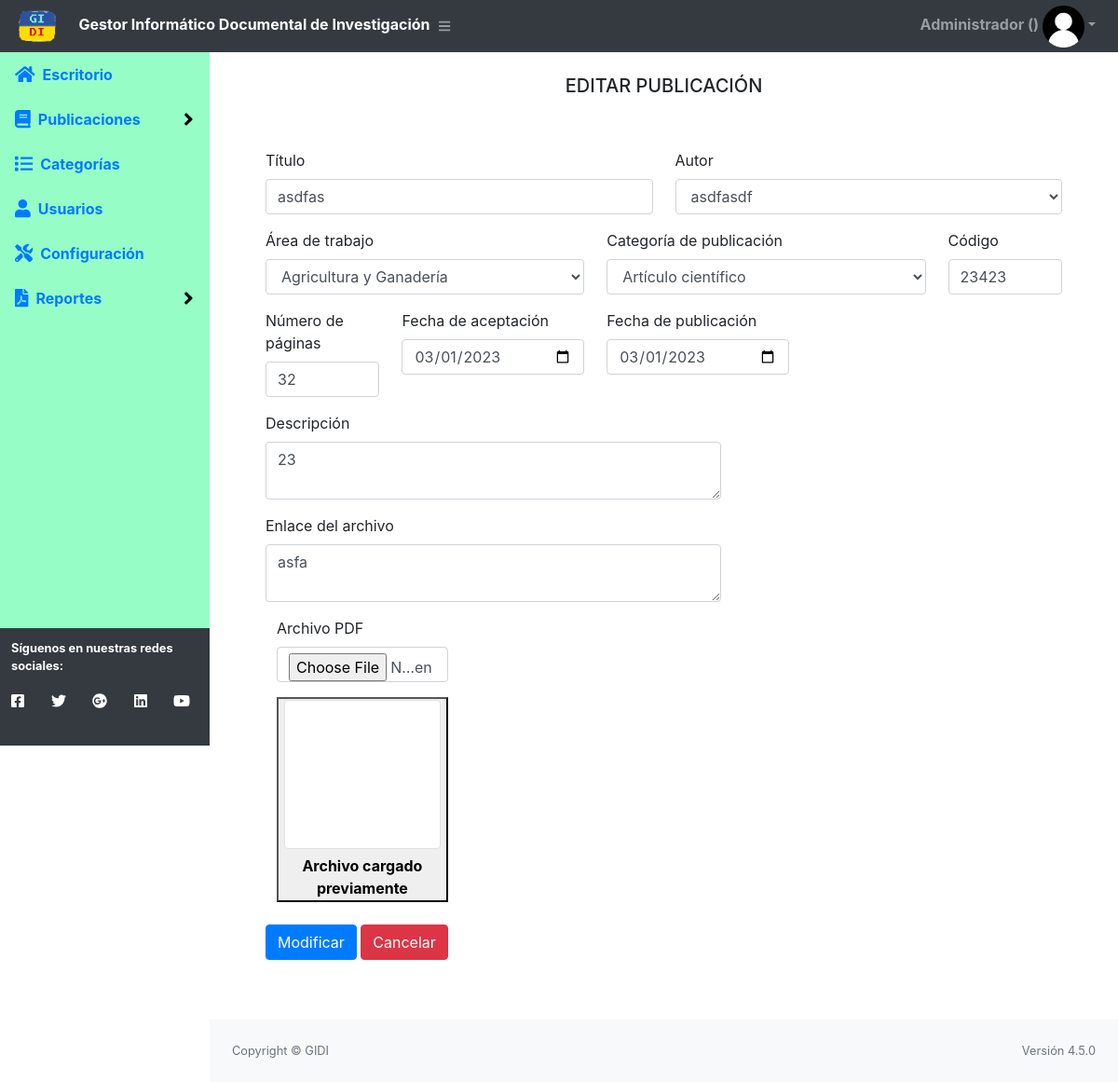
Screenshot of /libros/editar?id=1 (signed in) with the database file from the repository.
### tables this page shows
CREATE TABLE IF NOT EXISTS `libro` (
  `id` int(11) NOT NULL AUTO_INCREMENT,
  `titulo` text,
  `cantidad` int(11) DEFAULT NULL,
  `id_autor` varchar(100) DEFAULT NULL,
  `id_editorial` int(11) DEFAULT NULL,
  `anio_edicion` date DEFAULT NULL,
  `anio_acepta` date DEFAULT NULL,
  `id_materia` int(11) DEFAULT NULL,
  `num_pagina` int(11) DEFAULT NULL,
  `descripcion` text,
  `enlace` varchar(500) DEFAULT NULL,
  `imagen` varchar(100) DEFAULT NULL,
  `estado` int(11) NOT NULL DEFAULT '1',
  PRIMARY KEY (`id`)
);

CREATE TABLE IF NOT EXISTS `autor` (
  `id` int(11) NOT NULL AUTO_INCREMENT,
  `autor` varchar(150) NOT NULL,
  `autor2` varchar(150) NOT NULL,
  `imagen` varchar(100) NOT NULL,
  `imagen2` varchar(100) NOT NULL,
  `estado` int(11) NOT NULL DEFAULT '1',
  PRIMARY KEY (`id`)
);

CREATE TABLE IF NOT EXISTS `editorial` (
  `id` int(11) NOT NULL AUTO_INCREMENT,
  `editorial` varchar(150) NOT NULL,
  `estado` int(11) NOT NULL DEFAULT '1',
  PRIMARY KEY (`id`)
);

CREATE TABLE IF NOT EXISTS `materia` (
  `id` int(11) NOT NULL AUTO_INCREMENT,
  `materia` text NOT NULL,
  `estado` int(11) NOT NULL DEFAULT '1',
  PRIMARY KEY (`id`)
);

### Libraries/Core/Views.php (called while the page is built)
<?php
class Views{
    function getView($controller, $view, $data="", $alert="", $config = "", $cliente = "")
    {
        $controller = get_class($controller);
        if ($controller == "home") {
            $view = "Views/".$view.".php";
        }else{
            $view = "Views/" . $controller . "/" . $view . ".php";
        }
        require_once($view);
    }
}
?>

### index.php (called while the page is built, shortened)
<?php
require_once("Helpers/Helpers.php");
require_once("Libraries/Core/Load.php");
?>

### Helpers/Helpers.php (called while the page is built, shortened)
<?php
function base_url()
{
    return BASE_URL;
}
?>

### Libraries/Core/Mysql.php (called while the page is built, shortened)
<?php
class Mysql extends Conexion{
    private $conexion;
    function __construct()
    {
        $this->conexion = new Conexion();
        $this->conexion = $this->conexion->conect();
    }
    public function select(string $query){
        $this->strquery = $query;
        $result = $this->conexion->prepare($this->strquery);
        $result->execute();
        $data = $result->fetch(PDO::FETCH_ASSOC);
        return $data;
    }
    public function select_all(string $query){
        $this->strquery = $query;
        $result = $this->conexion->prepare($this->strquery);
        $result->execute();
        $data = $result->fetchall(PDO::FETCH_ASSOC);
        return $data;
    }
}
?>

### Libraries/Core/Conexion.php (called while the page is built)
<?php
class Conexion{
    private $conect;
    public function __construct()
    {
      $conexion = "mysql:host=".HOST.";dbname=".BD.";.CHARSET.";
      try {
          $this->conect = new PDO($conexion, DB_USER, PASS);
          $this->conect->setAttribute(PDO::ATTR_ERRMODE, PDO::ERRMODE_EXCEPTION);
      } catch (PDOException $e) {
          $this->conect = "Error en la conexion";
          echo "Error: " . $e->getMessage();
      }
    }
    public function conect()
    {
        return $this->conect;
    }
}
?>

### Models/librosModel.php (called while the page is built, shortened)
<?php
class librosModel extends Mysql{
    public function selectMateria()
    {
        $sql = "SELECT * FROM materia";
        $res = $this->select_all($sql);
        return $res;
    }
    public function selectEditorial()
    {
        $sql = "SELECT * FROM editorial";
        $res = $this->select_all($sql);
        return $res;
    }
    public function selectAutor()
    {
        $sql = "SELECT * FROM autor";
        $res = $this->select_all($sql);
        return $res;
    }
    public function editlibro(int $id)
    {
        $sql = "SELECT * FROM libro WHERE id = $id";
        $res = $this->select($sql);
        return $res;
    }
}
?>

### Views/libros/editar.php (the view, shortened to what this page needs)
<!DOCTYPE html>
<html lang="en">
<head>
    <link rel="stylesheet" href="<?php echo base_url(); ?>Views\template\style.css">
    <link rel="stylesheet" href="<?php echo base_url(); ?>Assets/css/styles.css" id="theme-stylesheet">
    <link rel="stylesheet" href="<?php echo base_url(); ?>Assets/css/select2.min.css">
    <link rel="stylesheet" href="<?php echo base_url(); ?>Assets/css/dataTables.bootstrap4.min.css">
</head>
<div id="layoutSidenav_content">
    <main>
        <div class="container-fluid">
        <h5 class="text-center"> <br>EDITAR PUBLICACIÓN</h5>
            <div class="row p-5">
                <form action="<?php echo base_url() ?>libros/modificar" method="post" id="frmlibros" class="row" autocomplete="off" enctype="multipart/form-data">
                    <div class="col-md-6">
                        <div class="form-group">
                            <label for="titulo">Título</label>
                            <input id="titulo" class="form-control" type="text" name="titulo" value="<?php echo $data['libro']['titulo']; ?>">
                        </div>
                    </div>
                    <div class="col-md-6">
                        <div class="form-group">
                            <label for="autor">Autor</label>
                            <select id="autor" class="form-control" name="autor">
                                <?php foreach ($data['autores'] as $autor) { ?>
                                    <option <?php if ($autor['id'] == $data['libro']['id_autor']) {
                                                echo 'selected';
                                            } ?> value="<?php echo $autor['id']; ?>"><?php echo $autor['autor']; ?></option>
                                <?php } ?>
                            </select>
                        </div>
                    </div>
                    <div class="col-md-5">
                        <div class="form-group">
                            <label for="editorial">Área de trabajo</label>
                            <select id="editorial" class="form-control" name="editorial">
                                <?php foreach ($data['editoriales'] as $editorial) { ?>
                                    <option <?php if ($editorial['id'] == $data['libro']['id_editorial']) {
                                                echo 'selected';
                                            } ?> value="<?php echo $editorial['id']; ?>"><?php echo $editorial['editorial']; ?></option>
                                <?php } ?>
                            </select>
                        </div>
                    </div>
                    <div class="col-md-5">
                        <div class="form-group">
                            <label for="materia">Categoría de publicación</label>
                            <select id="materia" class="form-control" name="materia">
                                <?php foreach ($data['materias'] as $materia) { ?>
                                    <option <?php if ($materia['id'] == $data['libro']['id_materia']) {
                                                echo 'selected';
                                            } ?> value="<?php echo $materia['id']; ?>"><?php echo $materia['materia']; ?></option>
                                <?php } ?>
                            </select>
                        </div>
                    </div>
                    <div class="col-md-2">
                        <div class="form-group">
                            <label for="cantidad">Código</label>
                            <input id="cantidad" class="form-control" type="text" name="cantidad" value="<?php echo $data['libro']['cantidad'] ?>">
                        </div>
                    </div>
                    <div class="col-md-2">
                        <div class="form-group">
                            <label for="num_pagina">Número de páginas</label>
                            <input id="num_pagina" class="form-control" type="number" name="num_pagina" value="<?php echo $data['libro']['num_pagina']; ?>">
                        </div>
                    </div>
                    <div class="col-md-3">
                        <div class="form-group">
                            <label for="anio_acepta">Fecha de aceptación</label>
                            <input id="anio_acepta" class="form-control" type="date" name="anio_acepta" value="<?php echo $data['libro']['anio_acepta']; ?>">
                        </div>
                    </div>
                    <div class="col-md-3">
                        <div class="form-group">
                            <label for="anio_edicion">Fecha de publicación</label>
                            <input id="anio_edicion" class="form-control" type="date" name="anio_edicion" value="<?php echo $data['libro']['anio_edicion']; ?>">
                        </div>
                    </div>
                    <div class="col-md-7">
                        <div class="form-group">
                            <div class="form-group">
                                <label for="descripcion">Descripción</label>
                                <textarea id="descripcion" class="form-control" name="descripcion" rows="2"><?php echo $data['libro']['descripcion']; ?></textarea>
                            </div>
                        </div>
                    </div>
                    <div class="col-md-7">
                        <div class="form-group">
                            <div class="form-group">
                                <label for="enlace">Enlace del archivo</label>
                                <textarea id="enlace" class="form-control" name="enlace" rows="2"><?php echo $data['libro']['enlace']; ?></textarea>
                            </div>
                        </div>
                    </div>
                    <div class="col-md-6">
                    <div class="col-md-6">
                        <div class="form-group">
                            <label for="imagen">Archivo PDF</label>
                            <input id="imagen" class="form-control" type="file" name="imagen">
                        </div>
                    </div>
                    <div class="col-md-6">
                        <button><iframe class="img-thumbnail" src="<?php echo base_url() . "Assets/images/libros/" . $data['libro']['imagen']; ?>" width="250"></iframe><b>Archivo cargado previamente</b></button>
                    <br>
                    </div>
                    <br>
                        <div class="form-group">
                            <button class="btn btn-primary" type="submit">Modificar</button>
                            <a class="btn btn-danger" href="<?php echo base_url(); ?>libros">Cancelar</a>
                        </div>
                    </div>
                </form>
            </div>
        </div>
    </main>

### rows the page displays
libro: titulo "asdfas", autor "asdfasdf", editorial "Agricultura y Ganadería", materia "Artículo científico", cantidad "23423", num_pagina "32", anio_acepta "03/01/2023", anio_edicion "03/01/2023", descripcion "23", enlace "asfa"

### other values shown
$_SESSION['nombre'] "Administrador"
